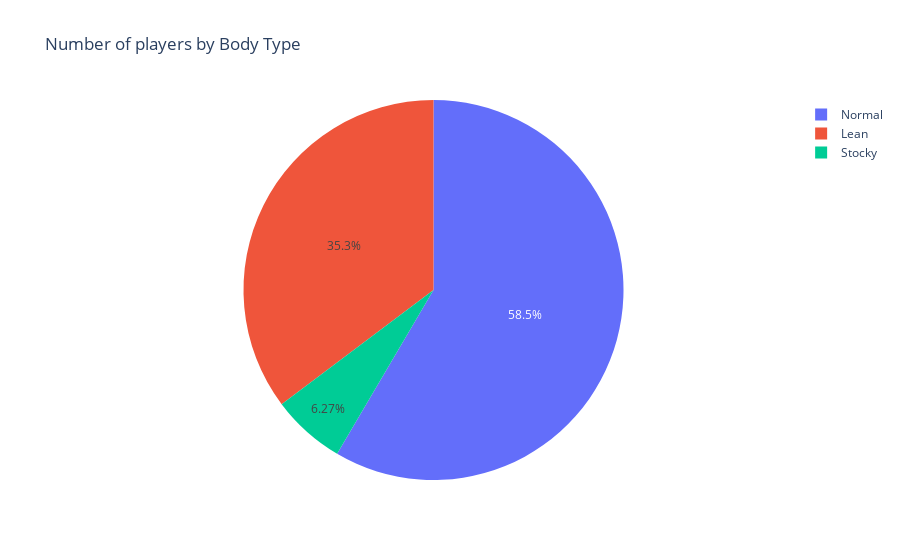

Source (notebook cell):
### Code cell
pie_count(fifa, 'Body Type', 0.1)

### Figure 1 — Plotly figure (JSON) as saved in the notebook; plotly's stock layout.template omitted (floating-point values rounded to 4 significant figures)
{"data": [{"labels": ["Normal", "Lean", "Stocky"], "type": "pie", "values": [10645, 6420, 1142]}], "layout": {"autosize": true, "title": {"text": "Number of players by Body Type"}}}
